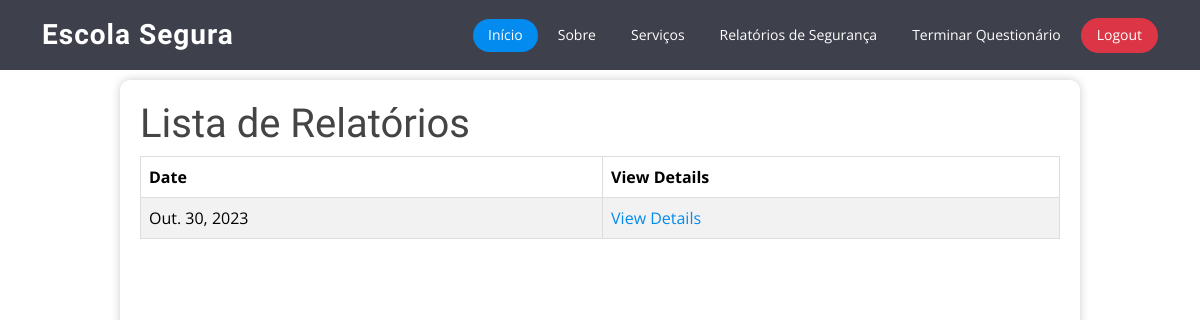
Page /aggregate_reports/ (signed in) on the earlier database version.
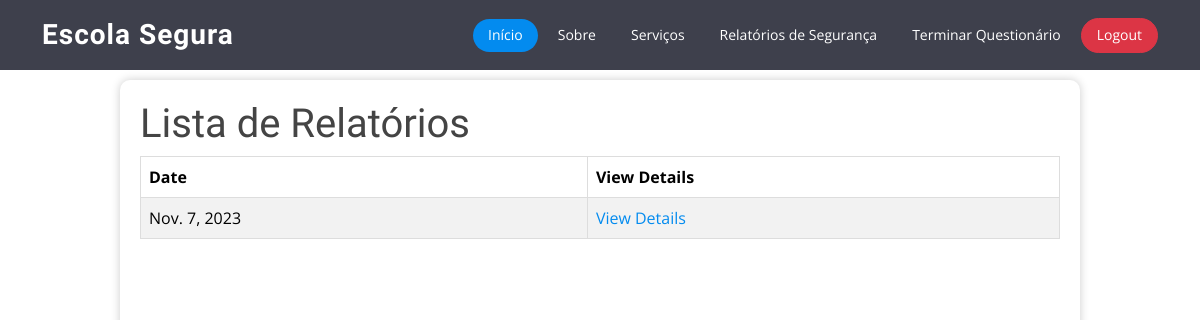
Same page on the later database version.
### app/models.py (models this page shows, shortened)
class AggregateReport(models.Model):
    user = models.ForeignKey(User, on_delete=models.CASCADE)
    assessments = models.ManyToManyField(RiskAssessment)
    report_date = models.DateField(auto_now_add=True)

### app/views.py (the view)
# urls.py: path('aggregate_reports/', views.AggregateReportListView.as_view(), name='aggregate_reports_list'),
@method_decorator(login_required, name='dispatch')
class AggregateReportListView(ListView):
    model = AggregateReport
    template_name = "app/aggregate_reports_list.html"
    context_object_name = "reports"
    def get_queryset(self):
        return AggregateReport.objects.filter(user=self.request.user).order_by('-report_date')

### app/context_processors.py (called while the page is built)
def questionnaire_context(request):
    if request.user.is_authenticated:
        has_saved_responses = TemporaryResponses.objects.filter(user=request.user).exists()
    else:
        has_saved_responses = False
    return {
        'has_saved_responses': has_saved_responses
    }

### app/templates/app/aggregate_reports_list.html (shortened to what this page needs)
{% extends 'app/layout.html' %} {% block content %}
<div class="container">
  <div class="table-container">
    <h1>Lista de Relatórios</h1>
    <table class="table table-striped">
      <thead>
        <tr>
          <th>Date</th>
          <th>View Details</th>
        </tr>
      </thead>
      <tbody id="table-body">
        {% for report in reports %}
        <tr>
          <td>{{ report.report_date }}</td>
          <td>
            <a href="{% url 'aggregate_report' report.pk %}">View Details</a>
          </td>
        </tr>
        {% endfor %}
      </tbody>
    </table>
  </div>
</div>
{% endblock %}

Differences in the rows shown:
removed AggregateReport: report_date "Out. 30, 2023"
added AggregateReport: report_date "Nov. 7, 2023"
